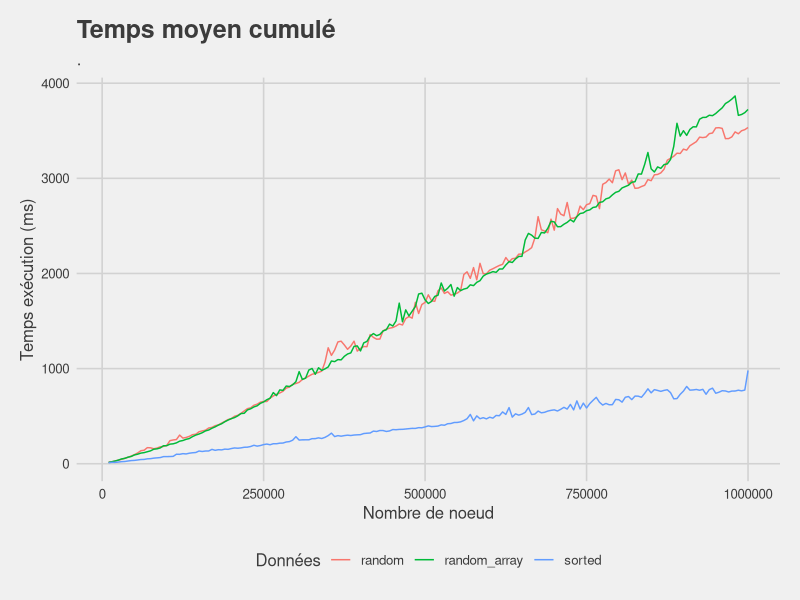
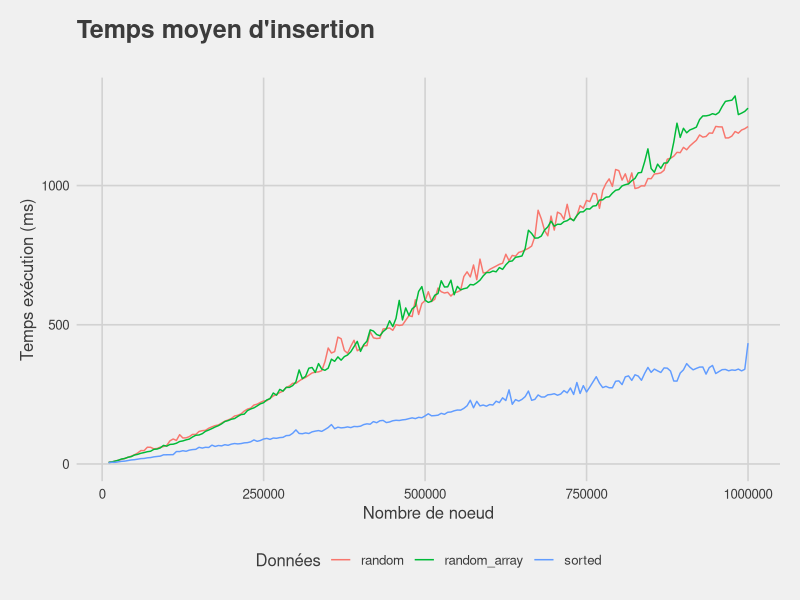
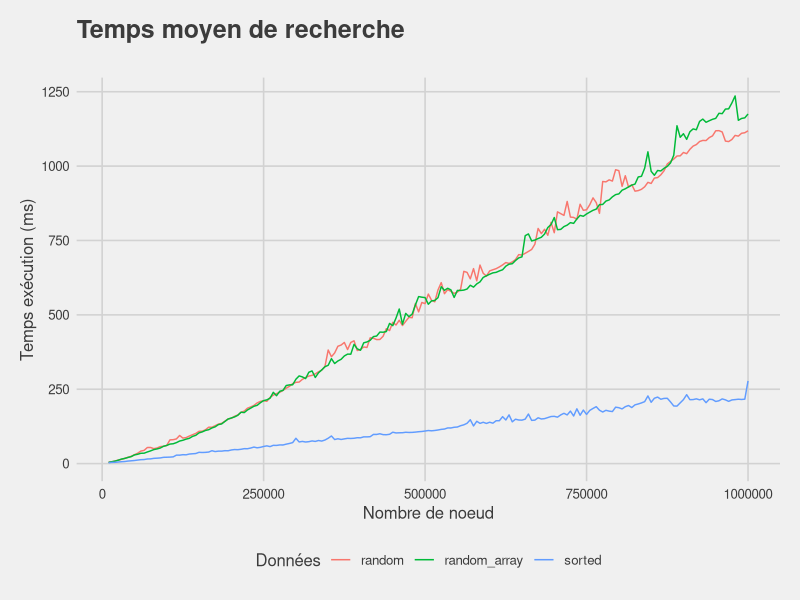
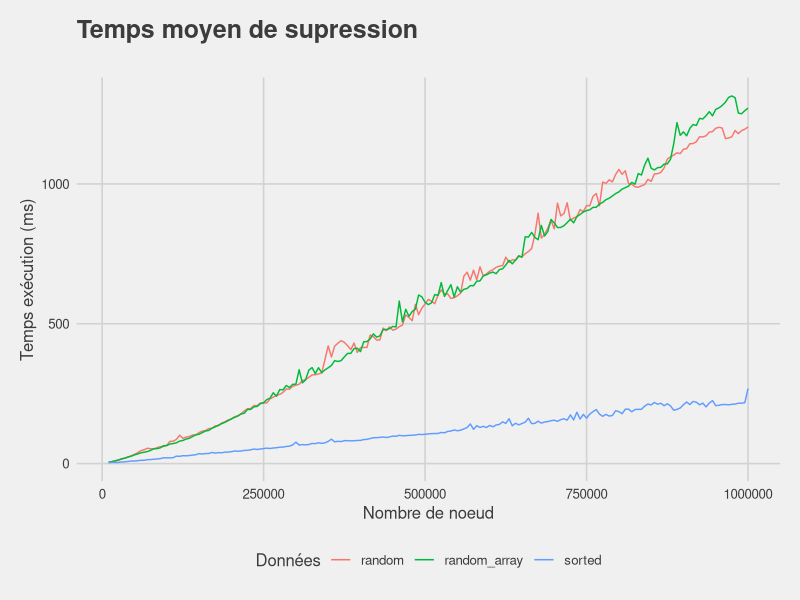
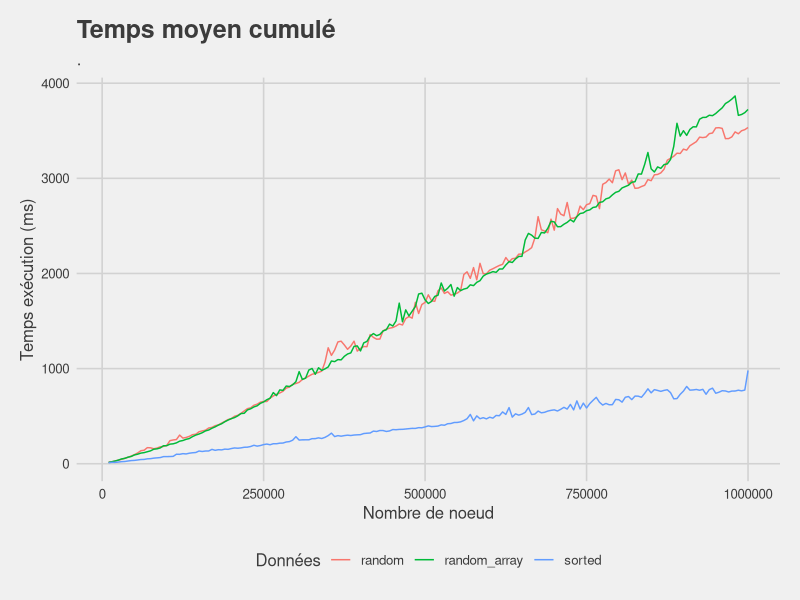
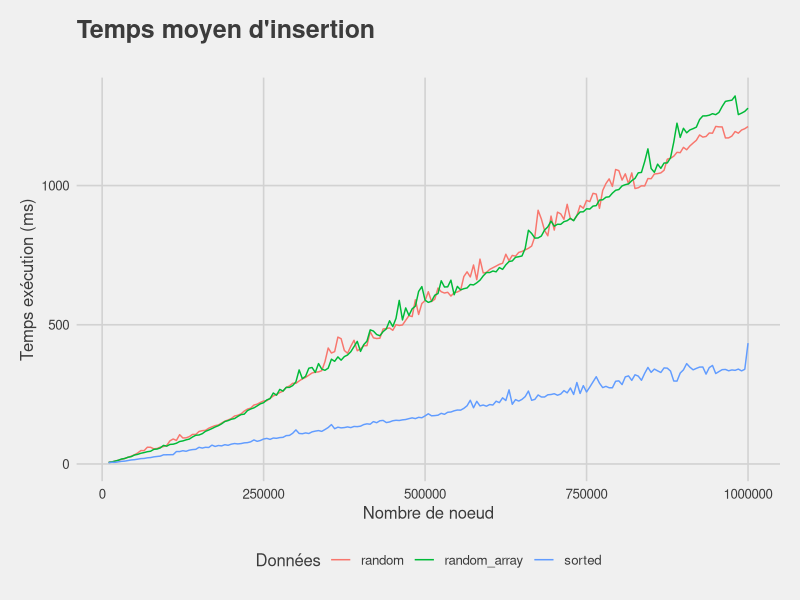
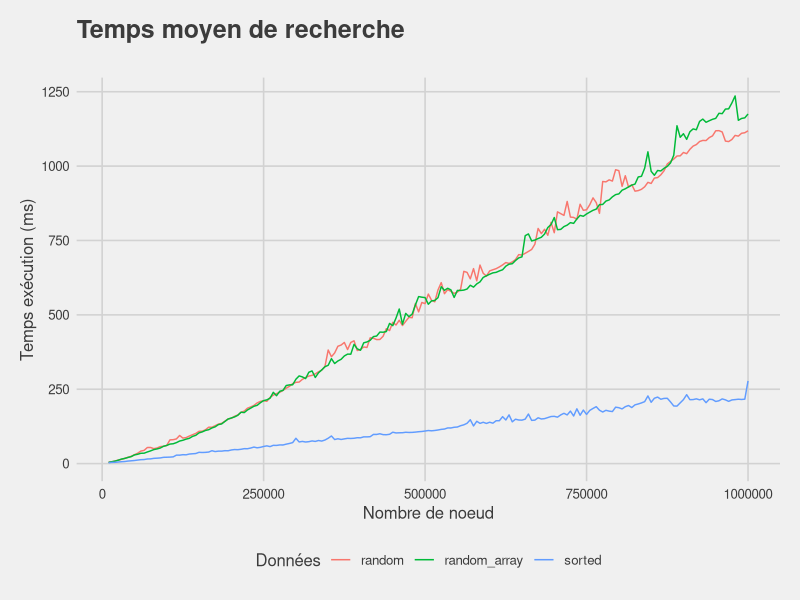
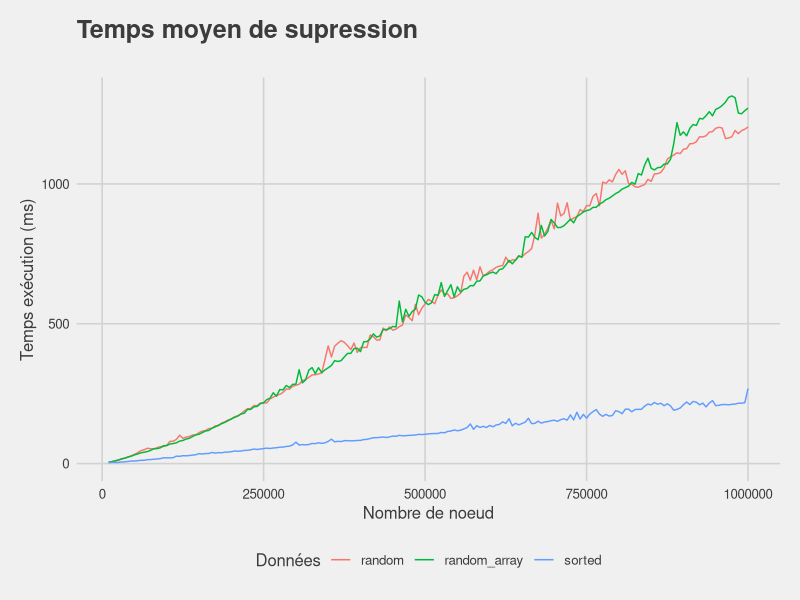

R code for these plots, in order:
library(ggplot2)
library(dplyr)
library(ggthemes)

df <- read.csv(file = '../data/rbtree/char_data.csv',header=TRUE,sep=";")

df %>%
  ggplot(aes(x=nodes, y=average_time, color=type)) +
  geom_line()+
  labs(title = "Temps moyen cumulé",
  subtitle= ".",
  x = "Nombre de noeud",
  y = "Temps exécution (ms)",
  color = "Données") +
  theme(plot.title=element_text(hjust=0.5)) +
  theme_fivethirtyeight()+
  theme(axis.title = element_text())
  
ggsave("Resultat/temp_global_char.png")

df %>%
  ggplot(aes(x=nodes, y=average_time_insert, color=type)) +
  geom_line()+
  labs(title = "Temps moyen d'insertion ",
  subtitle= "",
  x = "Nombre de noeud",
  y = "Temps exécution (ms)",
  color = "Données") +
  theme_fivethirtyeight()+
  theme(axis.title = element_text())

  
ggsave("Resultat/temp_insertion_char.png")



df %>%
  ggplot(aes(x=nodes, y=average_time_search, color=type)) +
  geom_line()+
  labs(title = "Temps moyen de recherche",
  subtitle= "",
  x = "Nombre de noeud",
  y = "Temps exécution (ms)",
  color = "Données") +
  theme_fivethirtyeight() +
  theme(axis.title = element_text())
 
ggsave("Resultat/temp_recherche_char.png")


df %>%
  ggplot(aes(x=nodes, y=average_time_delete, color=type)) +
  geom_line()+
  labs(title = "Temps moyen de supression",
  subtitle= "",
  x = "Nombre de noeud",
  y = "Temps exécution (ms)",
  color = "Données") +
  theme_fivethirtyeight() +
   theme(axis.title = element_text())
 
ggsave("Resultat/temp_supression_char.png")

# Appliquer un thème au graphique en utilisant la fonction theme_bw()
# ggplot(df, aes(x=n, y=average_time_insert)) +
#   geom_line() +
#   theme_bw()

# # Enregistrer le graphique en utilisant la fonction ggsave()
# ggsave("my_plot.png", width=8, height=6)



#temps

# ggplot(df, aes(x = n, y = average_time, color = typeTableau)) +
# geom_smooth(linewidth=1.5,alpha=0.8)+ geom_point()+ labs(title="Insertion ",x=n,y=average_time, color = "Type tableau")+
# theme_fivethirtyeight()+theme(axis.title=element_text())

# ggsave("temp_insert.png")